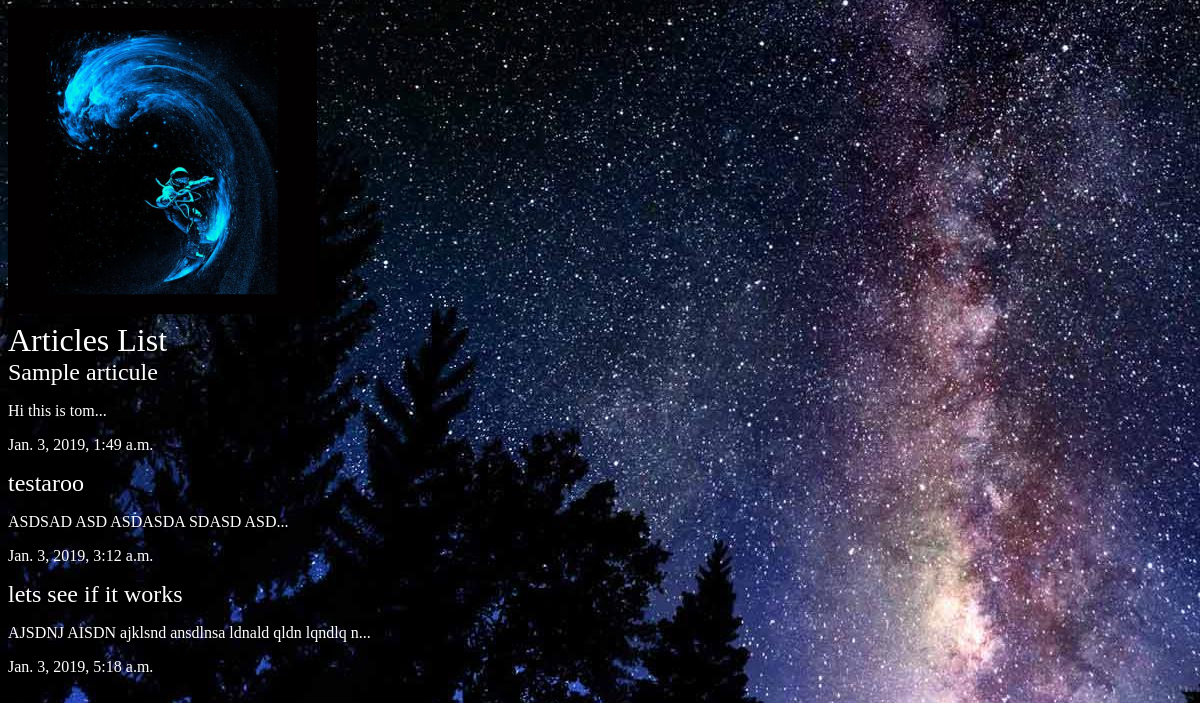
The app's page /articles/ with its own data.
### articles/models.py (models this page shows, shortened)
class Article(models.Model):
    title = models.CharField(max_length=100)
    slug = models.SlugField()
    body = models.TextField()
    date = models.DateTimeField(auto_now_add=True)
    thumb = models.ImageField(default='default.png', blank=True)
    def snippet(self):
        return self.body[:50] + '...'

### articles/views.py (the view)
def article_list(request):
    articles = Article.objects.all().order_by('date');
    return render(request, 'articles/article_list.html', { 'articles': articles })

### articles/templates/articles/article_list.html
{% extends 'base_layout.html' %}
{% block content%}
    <h1>Articles List</h1>
    <div class="articles">
    {% for article in articles %}
        <div class="article">
            <h2><a href="{% url 'articles:detail' slug=article.slug %}">{{ article.title }}</a></h2>
            <p>{{ article.snippet }}</p>
            <p>{{ article.date }}</p>
        </div>
    {% endfor %}
    </div>
{% endblock %}

### assets/styles.css (style rules this page uses)
body { background-color: #0f121f; background-image: url(/static/stars.jpg); background-repeat-y: no-repeat; color: #fff; }
body * { font-family: Ubuntu; }
h1, h2, h3, h4, h5 { font-weight: normal; margin: 0; }
a, a:hover, a:visited { color: #fff; text-decoration: none; }

### records on screen
Article: title "Sample articule", snippet "Hi this is tom...", date "Jan. 3, 2019, 1:49 a.m."
Article: title "testaroo", snippet "ASDSAD ASD ASDASDA SDASD ASD...", date "Jan. 3, 2019, 3:12 a.m."
Article: title "lets see if it works", snippet "AJSDNJ AISDN ajklsnd ansdlnsa ldnald qldn lqndlq n...", date "Jan. 3, 2019, 5:18 a.m."
